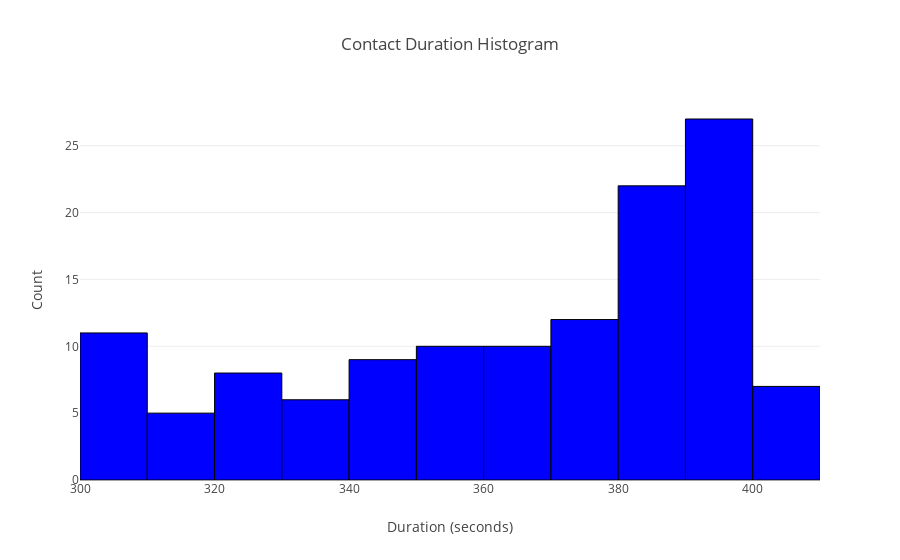

Notebook source saved alongside this figure:
### Code cell
# Contact Analysis
contact_statistics = compute_contact_statistics(solution.contacts)

# Display contact duration histogram
contact_duration_hist = plot_contact_duration_histogram(solution.contacts, units='seconds', x_axis_min=200)
contact_duration_hist.show()
